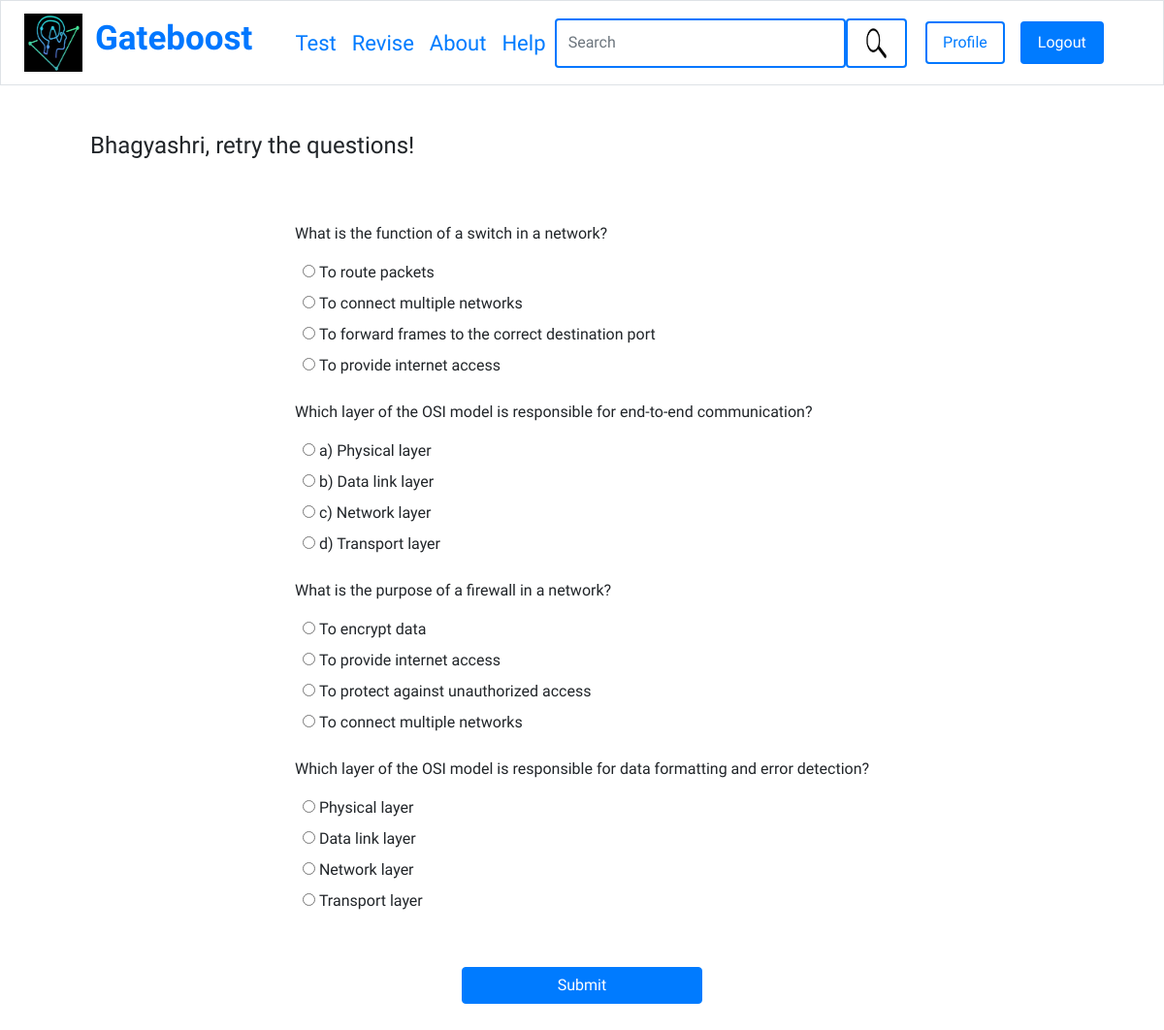
Screenshot of /tests/revise/ (signed in) with the database file from the repository.
### tests/models.py (models this page shows, shortened)
class UserAttempt(models.Model):
    user_id = models.ForeignKey(User, on_delete=models.CASCADE)
    question_id = models.ForeignKey(Question, on_delete=models.CASCADE)
    correctly_answered = models.BooleanField(default=False)
    class Meta():
        unique_together = ('user_id', 'question_id')

class Question(models.Model):
    question_id = models.IntegerField(primary_key=True)
    question_text = models.TextField()
    question_type = models.CharField(max_length=20, choices=TYPE_CHOICES)
    question_difficulty = models.CharField(max_length=10, choices=DIFFICULTY_CHOICES)
    question_mark = models.IntegerField(default=1)
    subject_id = models.ForeignKey(Subject, on_delete=models.CASCADE)
    def __str__(self):
        return str(self.question_id)+ '_' + str(self.subject_id.subject_name) + '_' + str(self.question_text)

class Answer(models.Model):
    answer_id = models.IntegerField(primary_key=True)
    answer_text = models.TextField()
    is_correct = models.BooleanField()
    question_id = models.ForeignKey(Question, on_delete=models.CASCADE)

### tests/views.py (the view)
# urls.py: path('revise/', views.revise, name="revise"),
def revise(request):
    user = request.user
    revision_questions = models.UserAttempt.objects.filter(user_id=user, correctly_answered=False).select_related('question_id')
    answerslist = models.Answer.objects.filter(Q(question_id__in=revision_questions.values_list('question_id__question_id', flat=True)))
    if len(revision_questions) == 0:
        no_questions = True
        return render(request, 'tests/revise.html',{'username':user, 'noquest':no_questions})
    return render(request, 'tests/revise.html',{'username':user,
                                                  'question_list':revision_questions,
                                                  'answer_list':answerslist})

### templates/tests/revise.html (shortened to what this page needs)
{% extends 'boost/base.html' %}
{% block body_block %}
<div class="container">
    {% if noquest %}
    <div class="m-5">
        <p class="fs-4 fw-bold">Great work, {{user.first_name}}! You have covered all the questions!</p>
    </div>
    {% else %}
    <div class="m-5">
        <p class="h4 fw-bold">{{user.first_name}}, retry the questions!</p>
    </div>
    <div class="d-flex justify-content-center">
        <form action="{% url 'tests:result'%}" method="POST">
            <div>
                {% for question in question_list %}
                    <div>
                        <div class="question mb-3">
                            <p class="fs-5 fw-bold mt-3 ">{{question.question_id.question_text}}</p>
                            <div class="mx-2">
                                {% for answer in answer_list %}
                                    {% if answer.question_id_id == question.question_id.question_id %}
                                    <input type="radio" id="a_{{ answer.answer_id}}" name="q_{{ question.question_id }}"
                                        value="{{answer.answer_id}}">
                                    <label for="a_{{ answer.answer_id }}">{{answer.answer_text}}</label> <br>
                                    {% endif %}
                                {% endfor %}
                            </div>
                        </div>
                    </div>
                {% endfor %}
                <div class="d-flex justify-content-center m-5">
                    <input type="Submit" value="Submit" class="btn btn-primary w-50">
                </div>
            </div>
    </div>
</div>
{% endif %}
{% endblock %}

### rows the page displays
UserAttempt: question_id.question_text "What is the function of a switch in a network?"
Answer: answer_text "To route packets"
Answer: answer_text "To connect multiple networks"
Answer: answer_text "To forward frames to the correct destination port"
Answer: answer_text "To provide internet access"
UserAttempt: question_id.question_text "Which layer of the OSI model is responsible for end-to-end communication?"
Answer: answer_text "a) Physical layer"
Answer: answer_text "b) Data link layer"
Answer: answer_text "c) Network layer"
Answer: answer_text "d) Transport layer"
UserAttempt: question_id.question_text "What is the purpose of a firewall in a network?"
Answer: answer_text "To encrypt data"
Answer: answer_text "To provide internet access"
Answer: answer_text "To protect against unauthorized access"
Answer: answer_text "To connect multiple networks"
UserAttempt: question_id.question_text "Which layer of the OSI model is responsible for data formatting and error detection?"
Answer: answer_text "Physical layer"
Answer: answer_text "Data link layer"
Answer: answer_text "Network layer"
Answer: answer_text "Transport layer"

### other values shown
{{ user.first_name }} "Bhagyashri"
